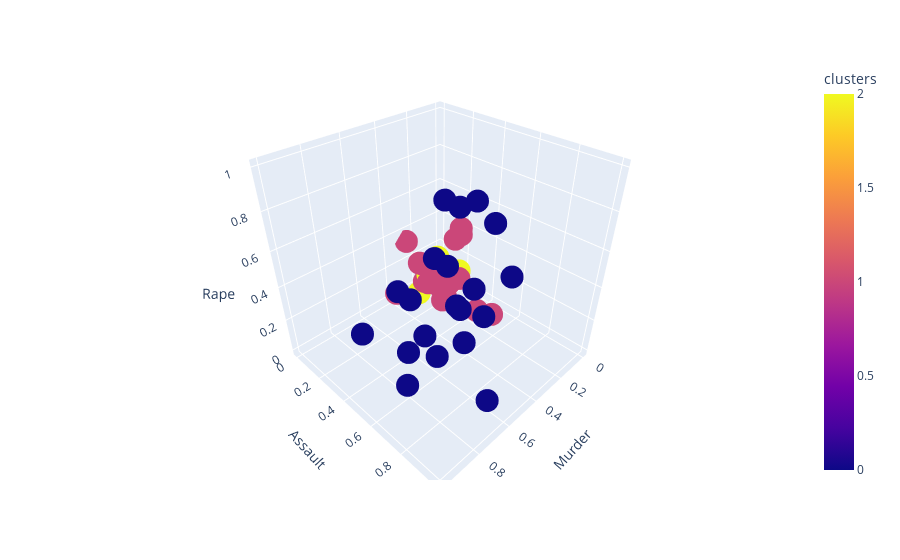

Notebook code for this chart:
### Code cell
import plotly.express as px

fig = px.scatter_3d(X, 
                    x='Murder',
                    y='Assault',
                    z='Rape',
                    color='clusters')
fig.show();
